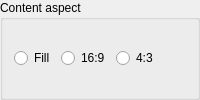
         <widget class="QGroupBox" name="groupBox_ContentAspect">
          <property name="whatsThis">
           <string>These buttons redistribute the LED zones within the same profile to match the chosen content aspect ratio. They do not switch profiles and do not change brightness, gamma, smoothing, device settings, or per-LED color coefficients - only the Position and Size of each zone are recalculated. Warning: any manual position/size adjustments you made to individual zones will be replaced by the canonical layout recomputed from the recipe. Profiles without a recorded layout recipe are unaffected - run the setup wizard first.</string>
          </property>
          <property name="title">
           <string>Content aspect</string>
          </property>
          <layout class="QHBoxLayout" name="horizontalLayout_ContentAspect">
           <item>
            <widget class="QRadioButton" name="radioButton_ContentAspectFill">
             <property name="text">
              <string>Fill</string>
             </property>
            </widget>
           </item>
           <item>
            <widget class="QRadioButton" name="radioButton_ContentAspect169">
             <property name="text">
              <string>16:9</string>
             </property>
            </widget>
           </item>
           <item>
            <widget class="QRadioButton" name="radioButton_ContentAspect43">
             <property name="text">
              <string>4:3</string>
             </property>
            </widget>
           </item>
           <item>
            <widget class="QLabel" name="label_ContentAspectPreview">
             <property name="wordWrap">
              <bool>true</bool>
             </property>
             <property name="text">
              <string/>
             </property>
            </widget>
           </item>
          </layout>
         </widget>
